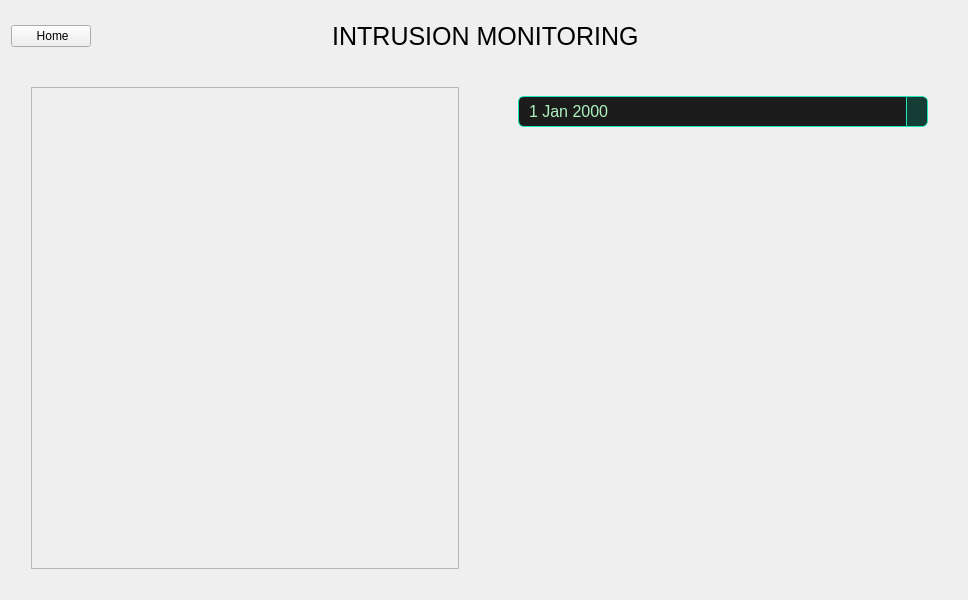
<?xml version="1.0" encoding="UTF-8"?>
<ui version="4.0">
 <class>IntrusionWidget</class>
 <widget class="QWidget" name="IntrusionWidget">
  <property name="geometry">
   <rect>
    <x>0</x>
    <y>0</y>
    <width>968</width>
    <height>600</height>
   </rect>
  </property>
  <property name="sizePolicy">
   <sizepolicy hsizetype="Expanding" vsizetype="Expanding">
    <horstretch>0</horstretch>
    <verstretch>0</verstretch>
   </sizepolicy>
  </property>
  <property name="windowTitle">
   <string>Form</string>
  </property>
  <property name="layoutDirection">
   <enum>Qt::LayoutDirection::LeftToRight</enum>
  </property>
  <layout class="QGridLayout" name="gridLayout">
   <item row="2" column="0" colspan="4">
    <layout class="QHBoxLayout" name="horizontalLayout" stretch="1,1">
     <property name="spacing">
      <number>50</number>
     </property>
     <property name="leftMargin">
      <number>20</number>
     </property>
     <property name="topMargin">
      <number>20</number>
     </property>
     <property name="rightMargin">
      <number>20</number>
     </property>
     <property name="bottomMargin">
      <number>20</number>
     </property>
     <item>
      <widget class="QFrame" name="frame_Itable">
       <property name="frameShape">
        <enum>QFrame::Shape::StyledPanel</enum>
       </property>
       <property name="frameShadow">
        <enum>QFrame::Shadow::Raised</enum>
       </property>
       <layout class="QGridLayout" name="gridLayout_2">
        <property name="leftMargin">
         <number>0</number>
        </property>
        <property name="topMargin">
         <number>0</number>
        </property>
        <property name="rightMargin">
         <number>0</number>
        </property>
        <property name="bottomMargin">
         <number>0</number>
        </property>
        <property name="spacing">
         <number>0</number>
        </property>
        <item row="0" column="0">
         <widget class="CustomTableWidget" name="intrusionEventTable" native="true">
          <property name="sizePolicy">
           <sizepolicy hsizetype="Preferred" vsizetype="Preferred">
            <horstretch>0</horstretch>
            <verstretch>0</verstretch>
           </sizepolicy>
          </property>
         </widget>
        </item>
       </layout>
      </widget>
     </item>
     <item>
      <widget class="QFrame" name="frame_Bar">
       <layout class="QVBoxLayout" name="bar_Layout">
        <item>
         <widget class="QDateEdit" name="dateEdit">
          <property name="styleSheet">
           <string notr="true">QDateEdit {
    background-color: #1c1c1c;
    color: #aef3c0;
    border: 1px solid #1de9b6;
    border-radius: 6px;
    padding: 4px 8px;
    font-size: 16px;
    font-family: 'Segoe UI';
}

QDateEdit::drop-down {
    subcontrol-origin: padding;
    subcontrol-position: top right;
    width: 20px;
    border-left: 1px solid #1de9b6;
    background-color: #143d35;
    border-top-right-radius: 6px;
    border-bottom-right-radius: 6px;
}

QDateEdit::down-arrow {
    image: url(:/icons/down_arrow_white.png); /* 너가 사용하는 아이콘 경로로 수정 */
    width: 12px;
    height: 12px;
}

QDateEdit::up-arrow, QDateEdit::down-arrow:disabled {
    width: 0;
    height: 0;
}
</string>
          </property>
          <property name="calendarPopup">
           <bool>true</bool>
          </property>
         </widget>
        </item>
        <item>
         <widget class="QChartView" name="chartView" native="true"/>
        </item>
       </layout>
      </widget>
     </item>
    </layout>
   </item>
   <item row="0" column="0">
    <widget class="QPushButton" name="btnBackFromIntrusion">
     <property name="sizePolicy">
      <sizepolicy hsizetype="Fixed" vsizetype="Fixed">
       <horstretch>0</horstretch>
       <verstretch>0</verstretch>
      </sizepolicy>
     </property>
     <property name="layoutDirection">
      <enum>Qt::LayoutDirection::RightToLeft</enum>
     </property>
     <property name="text">
      <string> Home</string>
     </property>
    </widget>
   </item>
   <item row="0" column="1" colspan="3">
    <widget class="QLabel" name="label_intrusion">
     <property name="minimumSize">
      <size>
       <width>0</width>
       <height>50</height>
      </size>
     </property>
     <property name="styleSheet">
      <string notr="true">font-size: 25px; </string>
     </property>
     <property name="text">
      <string>INTRUSION MONITORING            </string>
     </property>
     <property name="alignment">
      <set>Qt::AlignmentFlag::AlignCenter</set>
     </property>
    </widget>
   </item>
  </layout>
 </widget>
 <customwidgets>
  <customwidget>
   <class>QChartView</class>
   <extends>QWidget</extends>
   <header location="global">qchartview.h</header>
   <container>1</container>
  </customwidget>
  <customwidget>
   <class>CustomTableWidget</class>
   <extends>QWidget</extends>
   <header>customtablewidget.h</header>
   <container>1</container>
  </customwidget>
 </customwidgets>
 <resources/>
 <connections/>
</ui>
